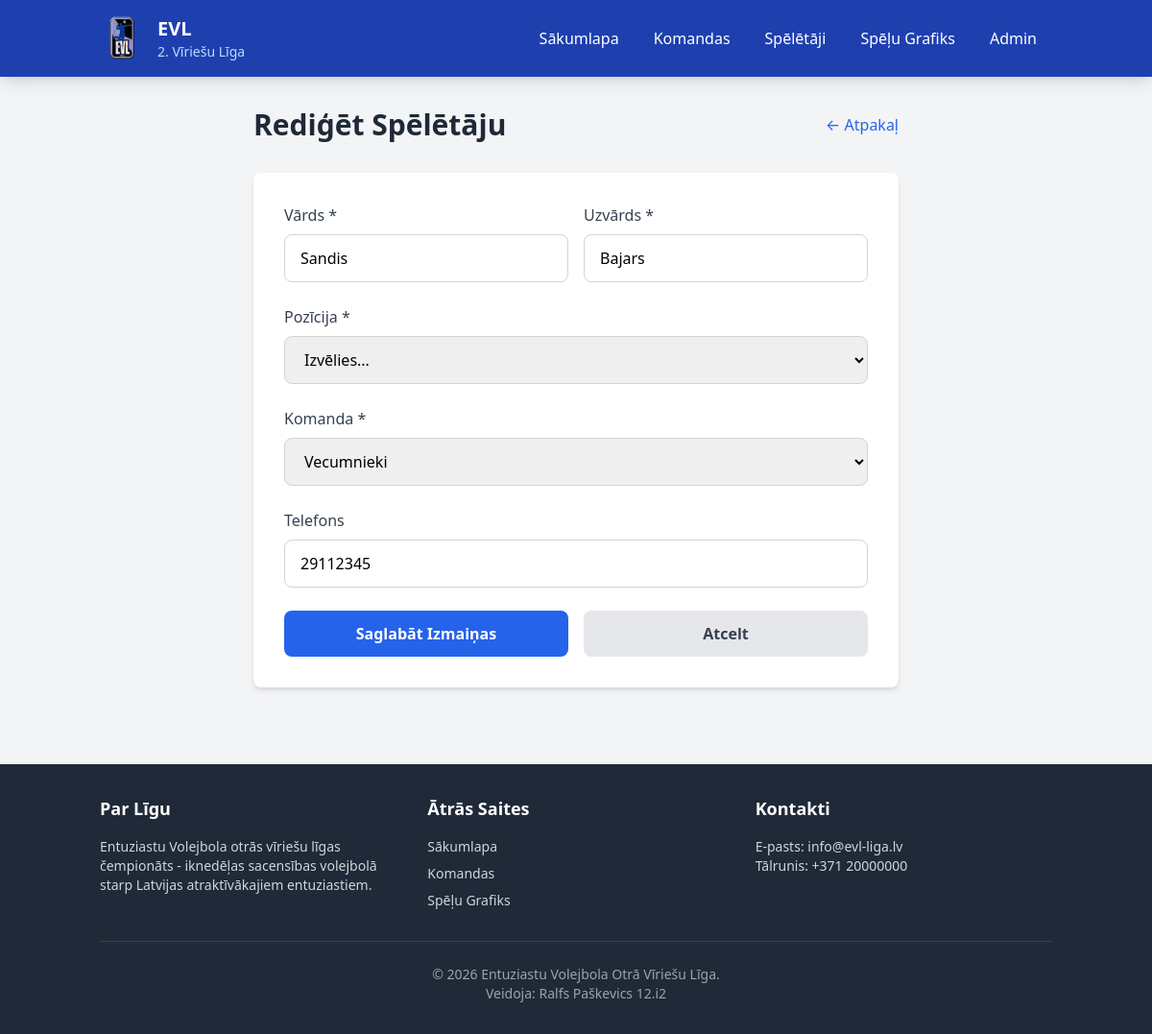
The app's page /admin/players/edit/10 with its own data.
### tables this page shows
CREATE TABLE players (
	id INTEGER PRIMARY KEY AUTOINCREMENT,
	first_name TEXT NOT NULL,
	last_name TEXT NOT NULL,
	"position" TEXT NOT NULL,
	team_id INTEGER,
	phone TEXT,
	CONSTRAINT FK_players_teams FOREIGN KEY (team_id) REFERENCES teams(id)
);

CREATE TABLE teams (
	id INTEGER PRIMARY KEY AUTOINCREMENT,
	name TEXT NOT NULL,
	logo TEXT DEFAULT ('/static/volleyball.svg'),
	played INTEGER DEFAULT (0),
	won INTEGER DEFAULT (0),
	lost INTEGER DEFAULT (0),
	points INTEGER DEFAULT (0),
	sets_won INTEGER DEFAULT (0),
	sets_lost INTEGER DEFAULT (0)
);

### app.py (the view, shortened to what this page needs)
@app.route('/admin/players/edit/<int:id>', methods=['GET', 'POST'])
def edit_player(id):
    conn = get_db_connection()
    player = conn.execute('''
        SELECT p.*, t.name as team_name
        FROM players p
        JOIN teams t ON p.team_id = t.id
        WHERE p.id = ?
    ''', (id,)).fetchone()
    teams_list = conn.execute('SELECT * FROM teams ORDER BY name').fetchall()
    conn.close()
    if player is None:
        flash('Spēlētājs nav atrasts!', 'error')
        return redirect(url_for('admin_players'))
    return render_template('edit_player.html', player=player, teams=teams_list)

### app.py (called while the page is built)
def get_db_connection():
    conn = sqlite3.connect(DATABASE)
    conn.row_factory = sqlite3.Row
    return conn

### templates/edit_player.html (shortened to what this page needs)
{% extends "base.html" %}
{% block content %}
<div class="container mx-auto px-4 py-8">
    <div class="max-w-2xl mx-auto">
        <div class="flex justify-between items-center mb-8">
            <h1 class="text-3xl font-bold text-gray-800">Rediģēt Spēlētāju</h1>
            <a href="{{ url_for('admin_players') }}" class="text-blue-600 hover:text-blue-800">
                ← Atpakaļ
            </a>
        </div>
        <div class="bg-white rounded-lg shadow-md p-8">
            <form method="POST" class="space-y-6">
                <div class="grid grid-cols-1 md:grid-cols-2 gap-4">
                    <div>
                        <label class="block text-gray-700 font-medium mb-2" for="first_name">Vārds *</label>
                        <input type="text" id="first_name" name="first_name" required
                            value="{{ player.first_name }}"
                            class="w-full border border-gray-300 rounded-lg px-4 py-3 focus:ring-2 focus:ring-blue-500 focus:border-blue-500 transition">
                    </div>
                    <div>
                        <label class="block text-gray-700 font-medium mb-2" for="last_name">Uzvārds *</label>
                        <input type="text" id="last_name" name="last_name" required
                            value="{{ player.last_name }}"
                            class="w-full border border-gray-300 rounded-lg px-4 py-3 focus:ring-2 focus:ring-blue-500 focus:border-blue-500 transition">
                    </div>
                </div>
                <div>
                    <label class="block text-gray-700 font-medium mb-2" for="position">Pozīcija *</label>
                    <select id="position" name="position" required
                        class="w-full border border-gray-300 rounded-lg px-4 py-3 focus:ring-2 focus:ring-blue-500 focus:border-blue-500 transition">
                        <option value="">Izvēlies...</option>
                    </select>
                </div>
                <div>
                    <label class="block text-gray-700 font-medium mb-2" for="team_id">Komanda *</label>
                    <select id="team_id" name="team_id" required
                        class="w-full border border-gray-300 rounded-lg px-4 py-3 focus:ring-2 focus:ring-blue-500 focus:border-blue-500 transition">
                        {% for team in teams %}
                        <option value="{{ team.id }}" {% if player.team_id == team.id %}selected{% endif %}>
                            {{ team.name }}
                        </option>
                        {% endfor %}
                    </select>
                </div>
                <div>
                    <label class="block text-gray-700 font-medium mb-2" for="phone">Telefons</label>
                    <input type="text" id="phone" name="phone"
                        value="{{ player.phone or '' }}"
                        class="w-full border border-gray-300 rounded-lg px-4 py-3 focus:ring-2 focus:ring-blue-500 focus:border-blue-500 transition">
                </div>
                <div class="flex space-x-4">
                    <button type="submit" class="flex-1 bg-blue-600 hover:bg-blue-700 text-white font-bold py-3 px-6 rounded-lg transition">
                        Saglabāt Izmaiņas
                    </button>
                    <a href="{{ url_for('admin_players') }}"
                        class="flex-1 bg-gray-200 hover:bg-gray-300 text-gray-700 font-bold py-3 px-6 rounded-lg text-center transition">
                        Atcelt
                    </a>
                </div>
            </form>
        </div>
    </div>
</div>
{% endblock %}

### static/css/style.css (style rules this page uses)
:root { --primary-color: #1e40af; --secondary-color: #f97316; --success-color: #22c55e; --danger-color: #ef4444; --gray-100: #f3f4f6; --gray-200: #e5e7eb; --gray-300: #d1d5db; --gray-600: #4b5563; --gray-800: #1f2937; }
button, a[class*="bg-"] { transition: all 0.2s ease; }

### records on screen
players: first_name "Sandis", last_name "Bajars", team_id "Vecumnieki", phone "29112345"
